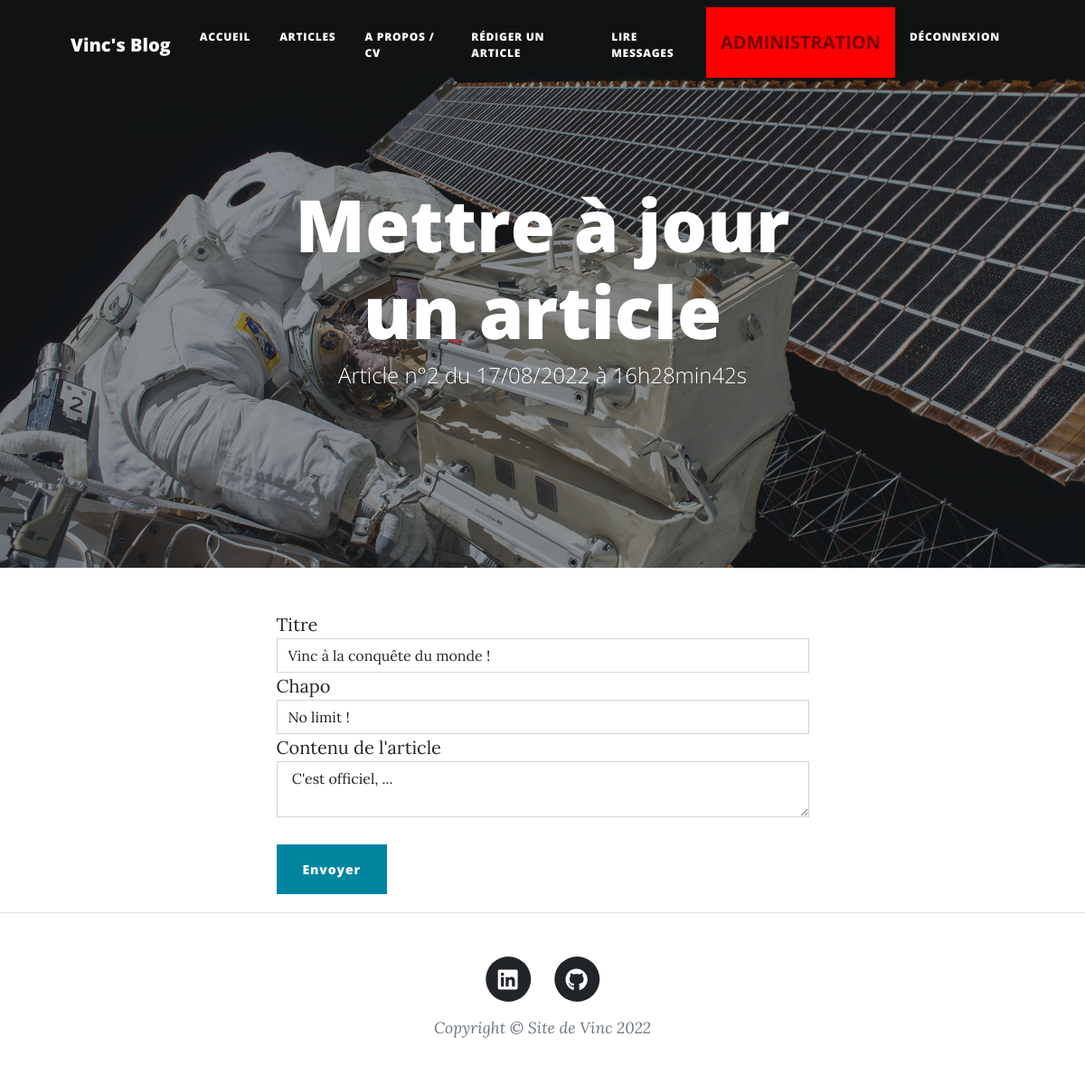
Screenshot of /index.php?page=adminPost&action=seeUpdateFormPost&id=2 (signed in) with the database file from the repository.
### tables this page shows
CREATE TABLE `posts` (
  `id` int(11) NOT NULL,
  `title` varchar(255) NOT NULL,
  `wording` varchar(1024) NOT NULL,
  `content` text NOT NULL,
  `creation_date` datetime NOT NULL,
  `update_date` datetime NOT NULL
);

### src/Controllers/admin_post.php (called while the page is built, shortened)
<?php
require_once('src/Model/post.php');
require_once('src/Lib/database.php');
class AdminPostController
{
    public function seeUpdateForm(string $post_id)
    {
        $postRepository = new PostRepository();
        $postRepository->connection = new DatabaseConnection();
        $post = $postRepository->getPost($post_id);
        require('Templates/adminUpdatePost.php');
    }
}

### src/Lib/database.php (called while the page is built, shortened)
<?php
class DatabaseConnection
{
    public ?\PDO $database = null;
    public function getConnection(): \PDO
    {
        if ($this->database === null) {
            $this->database = new \PDO('mysql:host=localhost;dbname=vinc_blog;charset=utf8', 'root', '');
        }
        return $this->database;
    }
}

### src/Model/post.php (called while the page is built, shortened)
<?php
require_once('src/Lib/database.php');
class Post
{
    private string $id;
    private string $title;
    private string $wording;
    private string $content;
    private string $creationDate;
    public function getId()
    {
        return $this->id;
    }
    public function setId($id)
    {
        $this->id = $id;
        return $this;
    }
    public function getTitle()
    {
        return $this->title;
    }
    public function setTitle($title)
    {
        $this->title = $title;
        return $this;
    }
    public function getWording()
    {
        return $this->wording;
    }
    public function setWording($wording)
    {
        $this->wording = $wording;
        return $this;
    }
    public function getContent()
    {
        return $this->content;
    }
    public function setContent($content)
    {
        $this->content = $content;
        return $this;
    }
    public function getCreationDate()
    {
        return $this->creationDate;
    }
    public function setCreationDate($creationDate)
    {
        $this->creationDate = $creationDate;
        return $this;
    }
    public function setUpdateDate($updateDate)
    {
        return $this;
    }
}
class PostRepository
{
    public DatabaseConnection $connection;
    public function getPost(string $id): Post
    {
        $statement = $this->connection->getConnection()->prepare(
            "SELECT id, title, wording, content, DATE_FORMAT(creation_date, '%d/%m/%Y à %Hh%imin%ss') AS french_creation_date, DATE_FORMAT(update_date, '%d/%m/%Y à %Hh%imin%ss') AS french_update_date FROM posts WHERE id = ?"
        );
        $statement->execute([$id]);
        $row = $statement->fetch();
        $post = new Post();
        $post->setId($row['id']);
        $post->setTitle($row['title']);
        $post->setWording($row['wording']);
        $post->setContent($row['content']);
        $post->setCreationDate($row['french_creation_date']);
        $post->setUpdateDate($row['french_update_date']);
        return $post;
    }
}

### Templates/adminUpdatePost.php (the view, shortened to what this page needs)
<header class="masthead" style="background-image: url('BootstrapTheme/assets/img/post-bg.jpg')">
    <div class="container position-relative px-4 px-lg-5">
        <div class="row gx-4 gx-lg-5 justify-content-center">
            <div class="col-md-10 col-lg-8 col-xl-7">
                <div class="page-heading">
                    <h1>Mettre à jour un article</h1>
                    <span class="subheading">Article n°<?= htmlspecialchars($post->getId()) ?> du <?= htmlspecialchars($post->getCreationDate()) ?></span>
                </div>
            </div>
        </div>
    </div>
</header>
<div class="container px-4 px-lg-5">
    <div class="row gx-4 gx-lg-5 justify-content-center">
        <div class="col-md-10 col-lg-8 col-xl-7">
            <?php if (isset($_SESSION['ROLE_ADMIN'])) { ?>
                <form action="index.php?page=adminPost&action=updatePost&id=<?= $post->getId() ?>" method="POST">
                    <div class="form-group">
                        <label for="title">Titre</label>
                        <input type="text" class="form-control" id="title" name="title" value="<?= htmlspecialchars($post->getTitle()) ?>" required>
                    </div>
                    <div class="form-group">
                        <label for="wording">Chapo</label>
                        <input type="text" class="form-control" id="wording" name="wording" value="<?= htmlspecialchars($post->getWording()) ?>" required>
                    </div>
                    <div class="form-group">
                        <label for="content">Contenu de l'article</label>
                        <textarea class="form-control" id="content" name="content" required> <?= nl2br(htmlspecialchars($post->getContent())) ?></textarea>
                    </div><br />
                    <button type="submit" class="btn btn-primary">Envoyer</button>
                </form>
            <?php }; ?>
        </div>
    </div>
</div>
<?php require('layout.php') ?>

### rows the page displays
posts: id "2", title "Vinc à la conquête du monde !", wording "No limit !", content "C'est officiel, ..."

### other values shown
$post->getCreationDate() "17/08/2022 à 16h28min42s"
